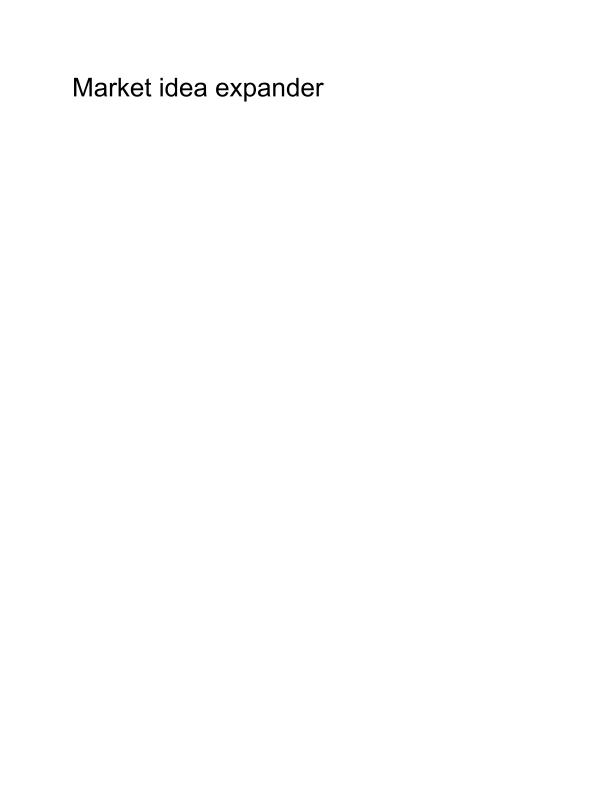
#> input picture src/data/conteudo/GoldMiningFramework/YT - Starter Story-01.png, 1224 x 1584 px (shown at 1/2 size)
$ python -i 03_figuras_e_webp.py   (imports and definitions only)
#> lines starting #> are read from the running program, lines starting #| are printed output that depends on the picture; after the words box and inside, x2 and y2 are one past the last pixel; in counts of white or black regions, pixels touching at a corner belong together
#> further down, picture is the input picture: PIL image 1224x1584 RGB; min 0, max 255, mean 254.2
"""Converte figuras recortadas das provas para WebP otimizado e atualiza os manifestos TS.

Uso principal (Onda 0):
  .\\venv\\Scripts\\python.exe scripts\\questoes\\03_figuras_e_webp.py --converter-existentes

Regras:
  - Testa lossless WebP e lossy quality=88 (method=6) mantendo canal alfa ou RGB limpo;
  - Escolhe o menor WebP desde que reabra sem erro e preserve exatamente (largura, altura);
  - Remove o PNG antigo somente apos validar o .webp salvo em disco;
  - Atualiza as referencias `.png` -> `.webp` apenas para os arquivos efetivamente convertidos em:
      src/games/LogicBattle/ilha/estudo/bancos/figurasEnem.manifest.ts
      src/games/LogicBattle/ilha/estudo/bancos/figurasSenai.manifest.ts
      src/games/LogicBattle/ilha/estudo/bancos/figurasEtec.manifest.ts
"""
from __future__ import annotations

import argparse
import io
import json
from pathlib import Path

from PIL import Image, ImageChops

RAIZ = Path(__file__).resolve().parents[2]
ENEM_PDF_2019 = Path(r"C:\Users\Usuario\Desktop\AHeiss_GoogleDrive\SERVICO-SECULAR\ESCOLA\ENEM\2019-2019_PV_impresso_D2_CD5.pdf")
ENEM_PDF_2018 = Path(r"C:\Users\Usuario\Desktop\AHeiss_GoogleDrive\SERVICO-SECULAR\ESCOLA\ENEM\2018-2DIA_05_AMARELO_BAIXA.pdf")
PASTAS_FIGURAS = (
    RAIZ / "public" / "enem" / "figuras",
    RAIZ / "public" / "senai" / "figuras",
    RAIZ / "public" / "etec" / "figuras",
)
MANIFESTOS = (
    RAIZ / "src" / "games" / "LogicBattle" / "ilha" / "estudo" / "bancos" / "figurasEnem.manifest.ts",
    RAIZ / "src" / "games" / "LogicBattle" / "ilha" / "estudo" / "bancos" / "figurasSenai.manifest.ts",
    RAIZ / "src" / "games" / "LogicBattle" / "ilha" / "estudo" / "bancos" / "figurasEtec.manifest.ts",
)


def codificar_melhor_webp(img: Image.Image, qualidade: int = 88) -> bytes:
    """Compara lossless vs lossy e retorna o menor buffer WebP valido."""
    candidato_base = img if img.mode in ("RGB", "RGBA") else img.convert("RGB")

    buf_lossless = io.BytesIO()
    candidato_base.save(buf_lossless, format="WEBP", lossless=True, method=6)
    bytes_lossless = buf_lossless.getvalue()

    buf_lossy = io.BytesIO()
    candidato_base.save(buf_lossy, format="WEBP", quality=qualidade, method=6)
    bytes_lossy = buf_lossy.getvalue()

    # Se lossy reduzir significativamente em relacao ao lossless (> 12%), adota lossy;
    # caso contrario preserva lossless exato para diagramas/tabelas com texto miudo.
    if len(bytes_lossy) < len(bytes_lossless) * 0.88:
        return bytes_lossy
    return bytes_lossless


# [78 lines left out: functions converter_png_para_webp, converter_existentes, not called in this run]


def aparar_e_salvar_webp(img: Image.Image, destino: Path, margem: int = 12, qualidade: int = 88) -> dict[str, int | str]:
#> called with destino = 'out.png', margem = 12, qualidade = 88
    rgb = img.convert("RGB")
    fundo = Image.new("RGB", rgb.size, (255, 255, 255))
#> fundo: PIL image 1224x1584 RGB; every value is 255
    diff = ImageChops.difference(rgb, fundo).convert("L")
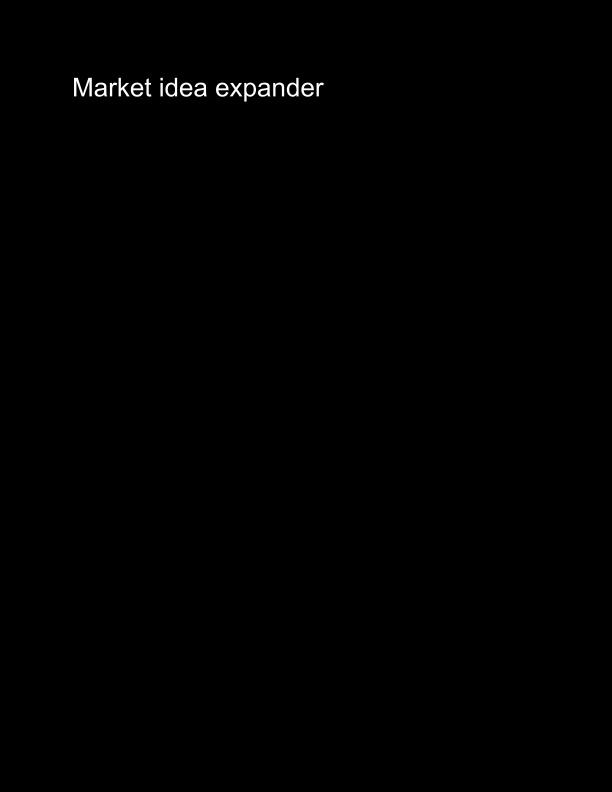
#> diff: PIL image 1224x1584 L (shown at 1/2 size); min 0, max 255, mean 0.8
    diff = diff.point(lambda p: 255 if p > 12 else 0)
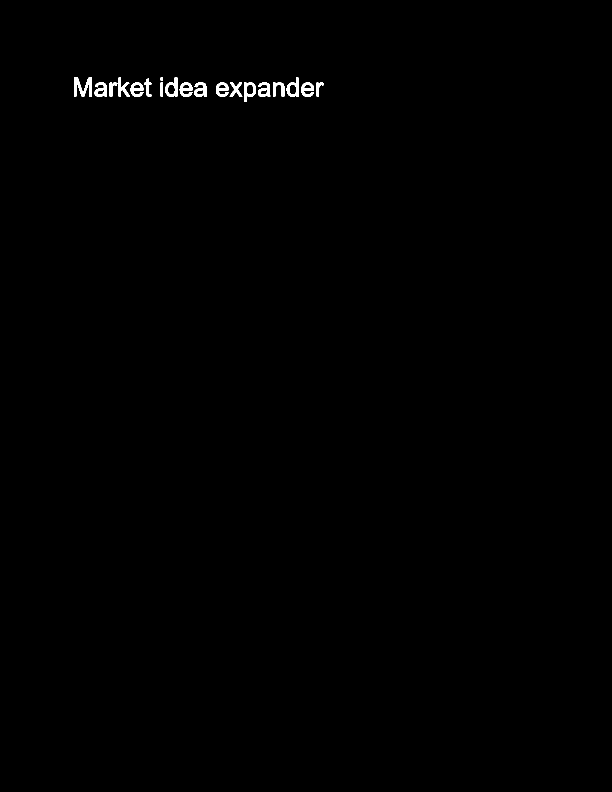
#> diff: PIL image 1224x1584 L (shown at 1/2 size); 0.37% white; 19 white regions, largest, box (x1, y1, x2, y2) and area: (148, 155, 184, 193) 763, (573, 155, 598, 194) 479, (330, 155, 355, 194) 467
    bbox = diff.getbbox()
#> bbox = (148, 155, 648, 204)
    if bbox:
        l, t, r, b = bbox
#> l = 148; t = 155; r = 648; b = 204
        l = max(0, l - margem)
#> l = 136
        t = max(0, t - margem)
#> t = 143
        r = min(rgb.width, r + margem)
#> r = 660
        b = min(rgb.height, b + margem)
#> b = 216
        rgb = rgb.crop((l, t, r, b))
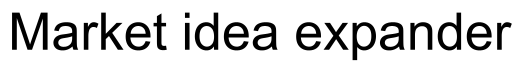
#> rgb: PIL image 524x73 RGB; min 0, max 255, mean 216.3
    dados = codificar_melhor_webp(rgb, qualidade=qualidade)
#> (the run stopped early here; a loop or call above may not have finished)

$ run again, on src/tools/cv-maker/master-plan/2026-09/Abstract_geometric_architectural…_202609042154_2.jpeg
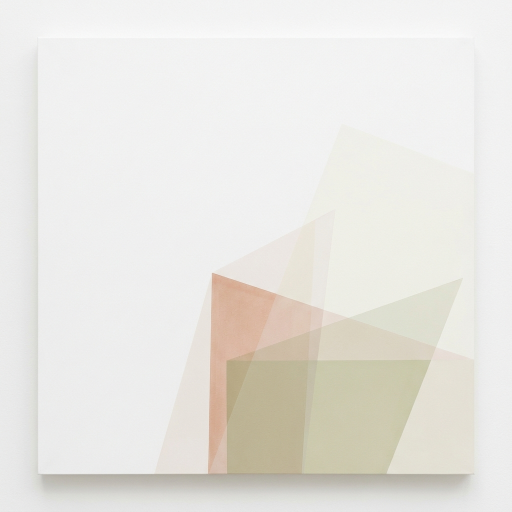
#> input picture src/tools/cv-maker/master-plan/2026-09/Abstract_geometric_architectural…_202609042154_2.jpeg, 1024 x 1024 px (shown at 1/2 size)
#> picture is the input picture: PIL image 1024x1024 RGB; mean R, G, B 231.6, 229.7, 224.4
#> fundo: PIL image 1024x1024 RGB; every value is 255
#> in aparar_e_salvar_webp, `diff = ImageChops.difference(rgb, fundo).convert("L")`:
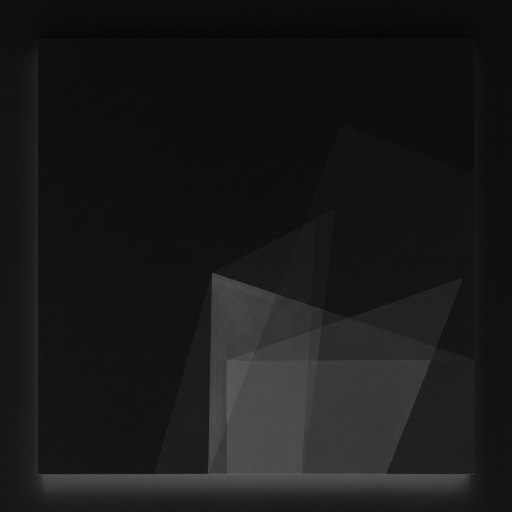
#> diff: PIL image 1024x1024 L (shown at 1/2 size); min 3, max 104, mean 25.4
#> in aparar_e_salvar_webp, `diff = diff.point(lambda p: 255 if p > 12 else 0)`:
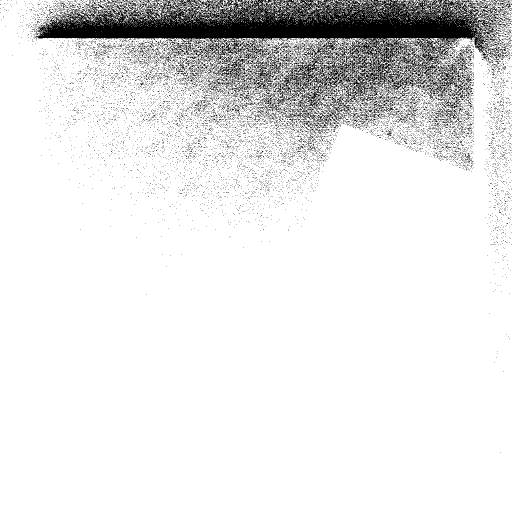
#> diff: PIL image 1024x1024 L (shown at 1/2 size); 90% white; 8782 black regions (8664 under 20 px), largest, box (x1, y1, x2, y2) and area: (69, 0, 1007, 269) 81582, (512, 185, 564, 230) 439, (873, 215, 927, 242) 277
#> bbox = (0, 0, 1024, 1024)
#> l = 0; r = 1024
